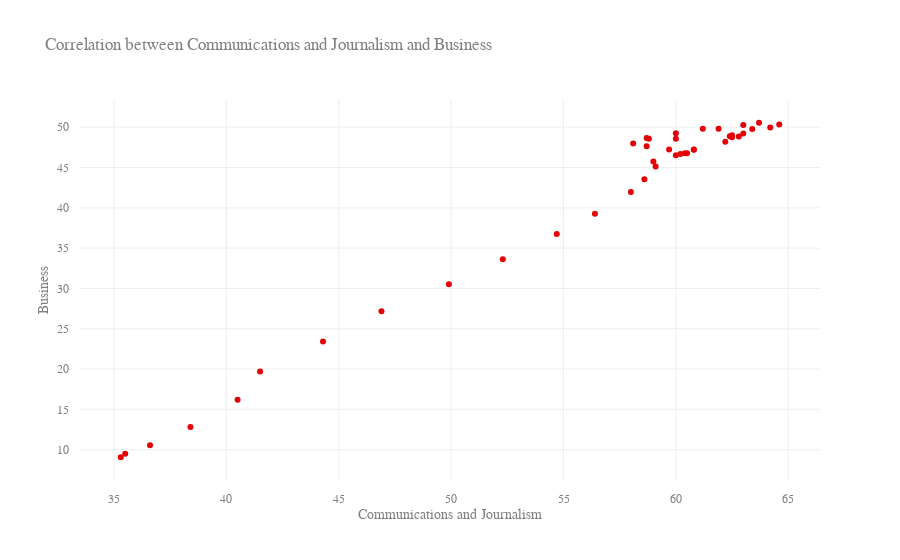

Source (notebook cell):
### Code cell
fig = go.Figure(data=go.Scatter(x=df[highest_corr_x], y=df[highest_corr_y], 
                                mode='markers', marker_color='rgb(227, 0, 6)'))

fig.update_layout(
    title=f'Correlation between {highest_corr_x} and {highest_corr_y}',
    xaxis_title=highest_corr_x,
    yaxis_title=highest_corr_y,
    margin=dict(
        pad=10
    ),
    font=dict(
        family="-apple-system, BlinkMacSystemFont, 'Segoe UI', 'PingFang SC', 'Hiragino Sans GB', 'Microsoft YaHei', 'Helvetica Neue', Helvetica, Arial, sans-serif, 'Apple Color Emoji', 'Segoe UI Emoji', 'Segoe UI Symbol';",
        size=12,
        color="#7f7f7f"
    )
)

fig.update_xaxes(showgrid=True, gridwidth=1, gridcolor='#EEEEEE')
fig.update_yaxes(showgrid=True, gridwidth=1, gridcolor='#EEEEEE')

fig['layout']['plot_bgcolor'] = 'rgba(0,0,0,0)'
fig.show()

### Figure 1 — Plotly figure (JSON) as saved in the notebook; plotly's stock layout.template omitted (floating-point values rounded to 4 significant figures)
{"data": [{"marker": {"color": "rgb(227, 0, 6)"}, "mode": "markers", "type": "scatter", "x": [35.3, 35.5, 36.6, 38.4, 40.5, 41.5, 44.3, 46.9, 49.9, 52.3, 54.7, 56.4, 58, 58.6, 59.1, 59, 60, 60.2, 60.4, 60.5, 60.8, 60.8, 59.7, 58.7, 58.1, 58.8, 58.7, 60, 60, 61.2, 61.9, 63, 63.7, 64.6, 64.2, 63.4, 63, 62.5, 62.4, 62.8, 62.5, 62.2], "y": [9.064, 9.503, 10.56, 12.8, 16.2, 19.69, 23.43, 27.16, 30.53, 33.62, 36.77, 39.27, 41.95, 43.54, 45.12, 45.75, 46.53, 46.69, 46.76, 46.78, 47.2, 47.22, 47.22, 47.64, 47.98, 48.57, 48.65, 48.56, 49.26, 49.81, 49.8, 50.28, 50.55, 50.35, 49.95, 49.79, 49.21, 49.0, 48.89, 48.84, 48.76, 48.18]}], "layout": {"font": {"color": "#7f7f7f", "family": "-apple-system, BlinkMacSystemFont, 'Segoe UI', 'PingFang SC', 'Hiragino Sans GB', 'Microsoft YaHei', 'Helvetica Neue', Helvetica, Arial, sans-serif, 'Apple Color Emoji', 'Segoe UI Emoji', 'Segoe UI Symbol';", "size": 12}, "margin": {"pad": 10}, "plot_bgcolor": "rgba(0,0,0,0)", "title": {"text": "Correlation between Communications and Journalism and Business"}, "xaxis": {"gridcolor": "#EEEEEE", "gridwidth": 1, "showgrid": true, "title": {"text": "Communications and Journalism"}}, "yaxis": {"gridcolor": "#EEEEEE", "gridwidth": 1, "showgrid": true, "title": {"text": "Business"}}}}
